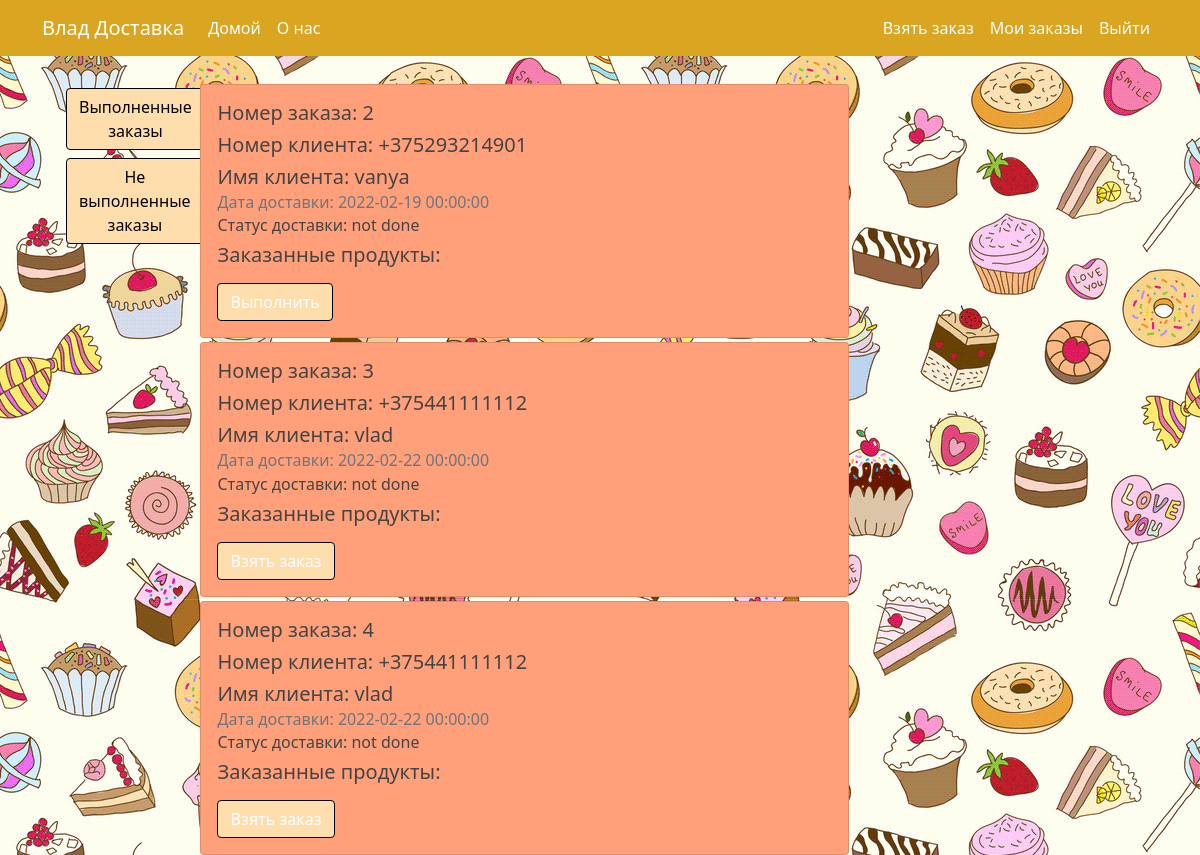
/all_orders/not_done_orders (signed in), run on the app's committed database.
### bd_project/models.py (models this page shows, shortened)
class BaseModel(Model):
    id = PrimaryKeyField(unique=True)
    class Meta:
        database = db
        order_by = 'id'

class Order(BaseModel):
    user_id = ForeignKeyField(User, backref='orders', null=False)
    courier_id = ForeignKeyField(Courier, backref='orders', null=True)
    address = CharField(max_length=20, null=False)
    time_creation = DateTimeField(default=datetime.utcnow(), null=False)
    time_of_delivery = DateTimeField(null=False)
    status = CharField(max_length=10, default='not done')
    class Meta:
        db_table = 'Orders'

class User(BaseModel, UserMixin):
    username = CharField(max_length=20, unique=True, null=False)
    email = CharField(max_length=20, unique=True, null=False)
    phone = CharField(max_length=15, unique=True, null=False)
    address = CharField(max_length=20, null=False)
    password = CharField(max_length=60, null=False)
    class Meta:
        db_table = 'Users'

### bd_project/couriers/routes.py (the view)
@couriers.route('/all_orders/not_done_orders')
def not_done_orders():
    orders = Order.select().where(Order.status == 'not done')
    return render_template('current_orders.html', orders=orders)

### bd_project/templates/current_orders.html (shortened to what this page needs)
{% extends 'layout.html' %}
{% block content %}
<div class="container">
    <div class="row">
        <div class="col-2">
            {% if session['courier'] %}
            <div class="btn-group mt-2">
                <a type="button" class="btn btn-info" href="{{ url_for('couriers.done_orders') }}">
                    Выполненные заказы
                </a>
            </div>
            <div class="btn-group  mt-2">
                <a type="button" class="btn btn-info" href="{{ url_for('couriers.not_done_orders') }}">
                    Не выполненные заказы
                </a>
            </div>
            {% endif %}
        </div>
        <div class="col-10">
            {% if orders %}
            {% for order in orders %}
            {% if session['courier'] and order.status == 'done' and order.courier_id %}
            <div class="card bg-color-done mt-1" style="width: 100%;">
            {% else %}
            <div class="card bg-color-not-done mt-1" style="width: 100%;">
            {% endif %}
                <div class="card-body">
                    <h5 class="card-title">Номер заказа: {{ order.id }}</h5>
                    <h5 class="card-title">Номер клиента: {{ order.user_id.phone }}</h5>
                    <h5 class="card-title">Имя клиента: {{ order.user_id.username }}</h5>
                    <h6 class="card-subtitle mb-2 text-muted">Дата доставки: {{ order.time_of_delivery }}</h6>
                    <h6 class="card-subtitle mb-2">Статус доставки: {{ order.status }}</h6>
                    <h5>Заказанные продукты:</h5>
                    {% if session['courier'] and order.status == 'not done' and order.courier_id %}
                    <a href="{{ url_for('couriers.complete_order',order_id=order.id) }}"
                       class="mt-2 btn btn-outline-info text-white">Выполнить</a>
                    {% endif %}
                    {% if session['courier'] and order.status == 'not done' and not order.courier_id %}
                    <a href="{{ url_for('couriers.get_order',order_id=order.id) }}" class="text-white mt-2 btn btn-outline-info">Взять
                        заказ</a>
                    {% endif %}
                </div>
            </div>
            {% endfor %}
            {% endif %}
        </div>
    </div>
</div>
{% endblock content %}

### bd_project/static/main.css (style rules this page uses)
body { background: #fafafa; color: #333333; margin-top: 5rem; }
h1, h2, h3, h4, h5, h6 { color: #444444; }
a { text-decoration: none; }
.bg-color-not-done { background:#FFA07A; }
.main-bg-image { background: url("../static/background.png"); }
.btn-info { background:#FFDEAD; color:black; border: 1px solid black; }
.btn-outline-info { background: #FFDEAD; color: black; border: 1px solid black; }

### data on the page
Order: id "2", user_id.phone "+375293214901", user_id.username "vanya", time_of_delivery "2022-02-19 00:00:00", status "not done"
Order: id "3", user_id.phone "+375441111112", user_id.username "vlad", time_of_delivery "2022-02-22 00:00:00", status "not done"
Order: id "4", user_id.phone "+375441111112", user_id.username "vlad", time_of_delivery "2022-02-22 00:00:00", status "not done"
